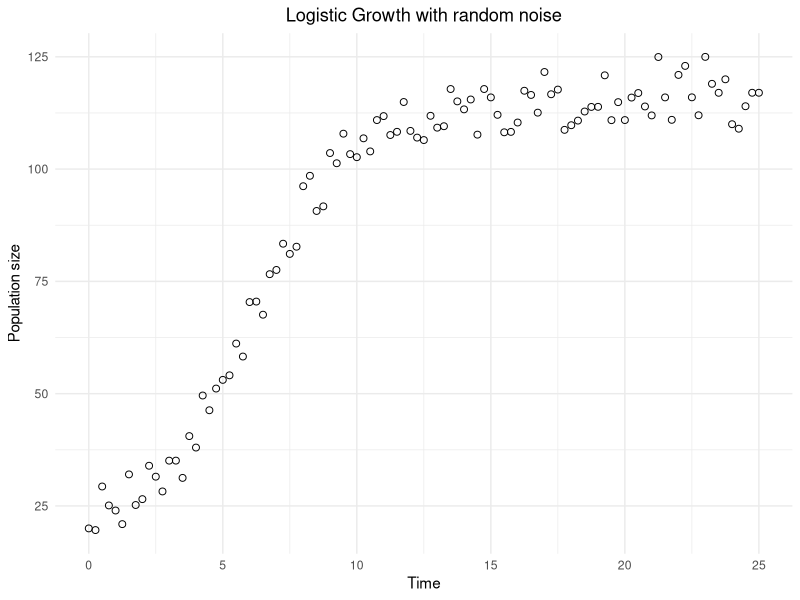
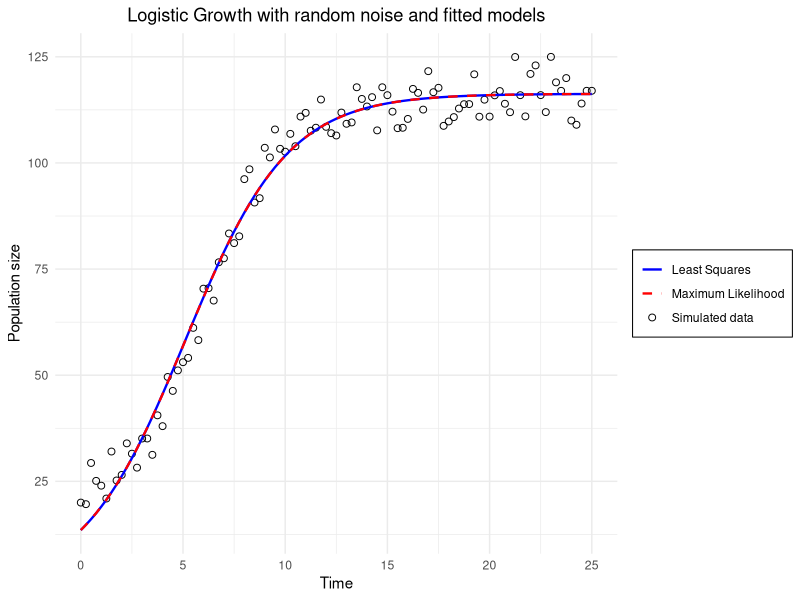

Source code (R) for these figures, in order:
## ---- chunk 1
# Parameters
r <- 0.5
K <- 100
error <- 15
y0 <- 5

# Define a logistic growth function with noise
logistic_noised <- function(t, r, K, y0, error) {
  growth <- K / (1 + ((K - y0) / y0) * exp(-r * t))
  return(growth + rpois(1, lambda = error)) # Add random error
}

# Create the time vector
time <- seq(0, 25, 0.25)

# Apply the logistic function over the time vector
sim_data <- sapply(time, logistic_noised, r = r, K = K, y0 = y0, error = error)
## ---- chunk 2
# Store in a dataframe for the plot
data <- data.frame(time = time, sim_data = sim_data)

# Plot the result
library(ggplot2)

ggplot(data,aes(x = time, y = sim_data)) +
  geom_point(shape = 1, size = 2) +
  labs(
    title = "Logistic Growth with random noise",
    x = "Time",
    y = "Population size") +
  theme_minimal() +
  theme(plot.title = element_text(hjust = 0.5))
## ---- chunk 3
logistic <- function(t, r, K, y0) {
  K / (1 + ((K - y0) / y0) * exp(-r * t))
}
## ---- chunk 4
# NB : theta is a vector of parameters
SSE <- function(theta) {
  r <- theta[1]
  K <- theta[2]
  y0 <- theta[3]
  mod_pred <- sapply(time, logistic, r = r, K = K, y0 = y0)
  return(sum((sim_data - mod_pred)**2))
}
## ---- chunk 5
ig_r <- 1
ig_K <- 75
ig_y0 <- 2
fitted_params_SSE <- optim(c(ig_r, ig_K, ig_y0), SSE)$par
print(fitted_params_SSE)
## ---- chunk 6
library(deSolve)
## ---- chunk 7
logistic_ODE =function(t,N,parametre){
  r=parametre[1]
  K=parametre[2]
  dNdt = r*(1-N/K)*N
  list(c(dNdt))
}
## ---- chunk 8
MMV <- function(theta){
  r1 <- theta[1]
  K1 <- theta[2]
  N0 <- theta[3]
  sol = ode(y = N0, times = time, func = logistic_ODE, parms = c(r1, K1))
  mod_pred <- sol[, 2]
  loglik = dnorm(sim_data, mean = mod_pred, sd = error, log = TRUE)
  return(sum(loglik))
}
## ---- chunk 9
ig_r <- 0.1
ig_K <- 100
ig_y0 <- 1
fitted_params_MMV <- optim(c(ig_r, ig_K, ig_y0), MMV, control=list(fnscale=-1))$par
print(fitted_params_MMV)
## ---- chunk 10
# estimation LS
mod_pred_LS <- sapply(time, logistic, r = fitted_params_SSE[1], K = fitted_params_SSE[2], y0 = fitted_params_SSE[3])
# estimation ML
mod_pred_ML <- sapply(time, logistic, r = fitted_params_MMV[1], K = fitted_params_MMV[2], y0 = fitted_params_MMV[3])

## ---- chunk 11
# Store in a dataframe for the plot
data_and_models <- data.frame(time = time,
                              sim_data = sim_data,
                              mod_pred_LS = mod_pred_LS,
                              mod_pred_ML = mod_pred_ML)

# plot
ggplot(data_and_models, aes(x = time)) +
  geom_point(aes(y = sim_data, color = "Simulated data"), shape = 1, size = 2) + 
  geom_line(aes(y = mod_pred_LS, color = "Least Squares"), linewidth = 0.8) +
  geom_line(aes(y = mod_pred_ML, color = "Maximum Likelihood"), linetype = 'dashed', linewidth = 0.8) +
    scale_color_manual(
    values = c(
      "Simulated data" = "black",
      "Least Squares" = "blue",
      "Maximum Likelihood" = "red"
      )
    ) +
  labs(title = "Logistic Growth with random noise and fitted models",
       x = "Time",
       y = "Population size") +
  theme_minimal() +
  theme(
    plot.title = element_text(hjust = 0.5),
    legend.position.inside = c(0.05, 0.95),
    legend.justification = c(0.5, 0.5),
    legend.box.background = element_rect(fill="white"),
    legend.title = element_blank()
    )
